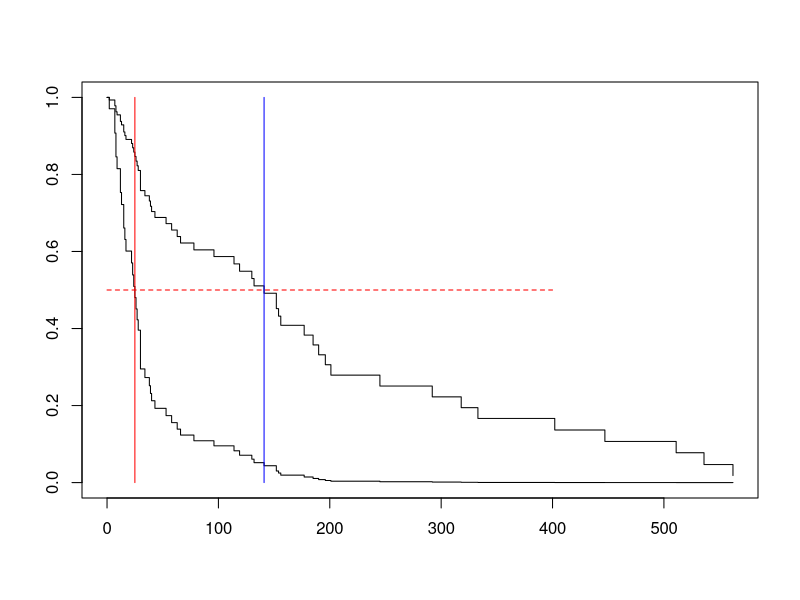
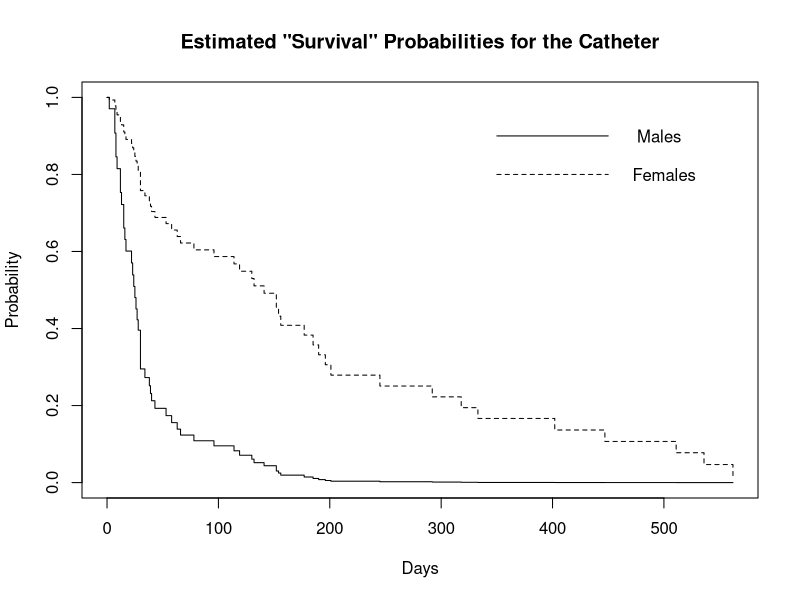
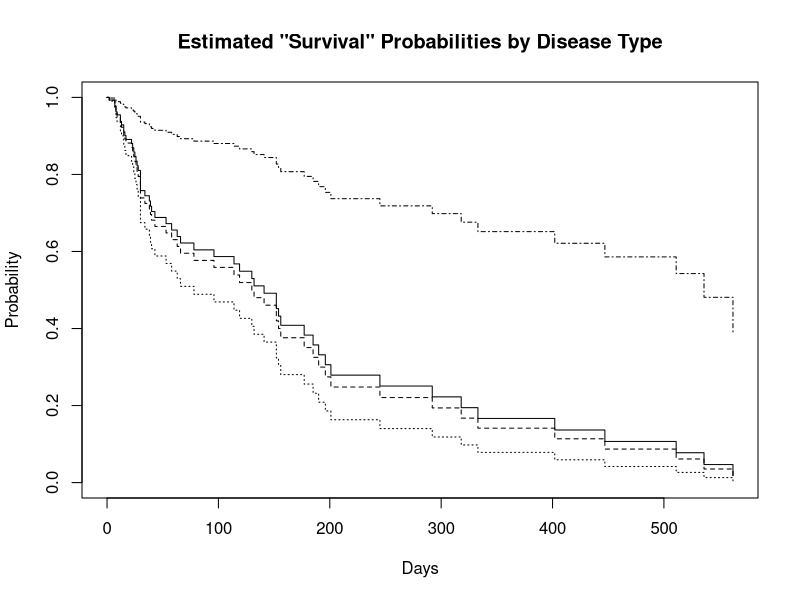
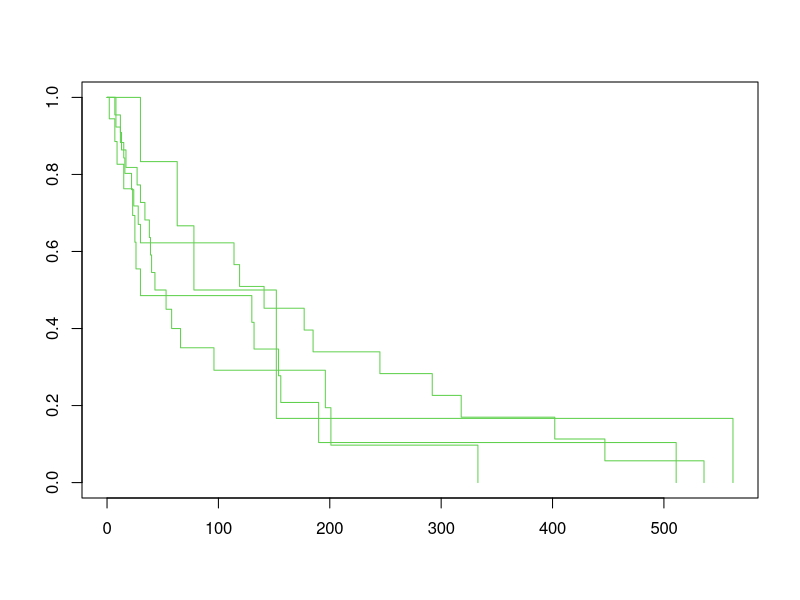
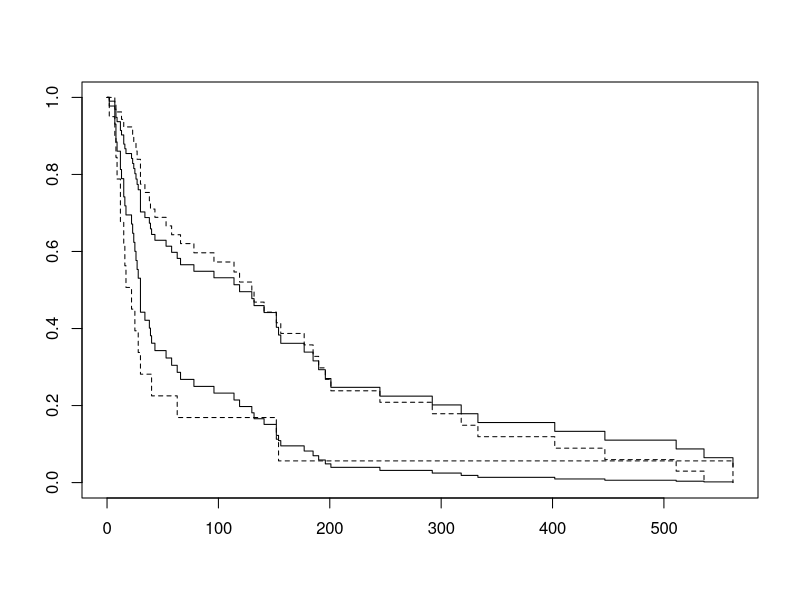
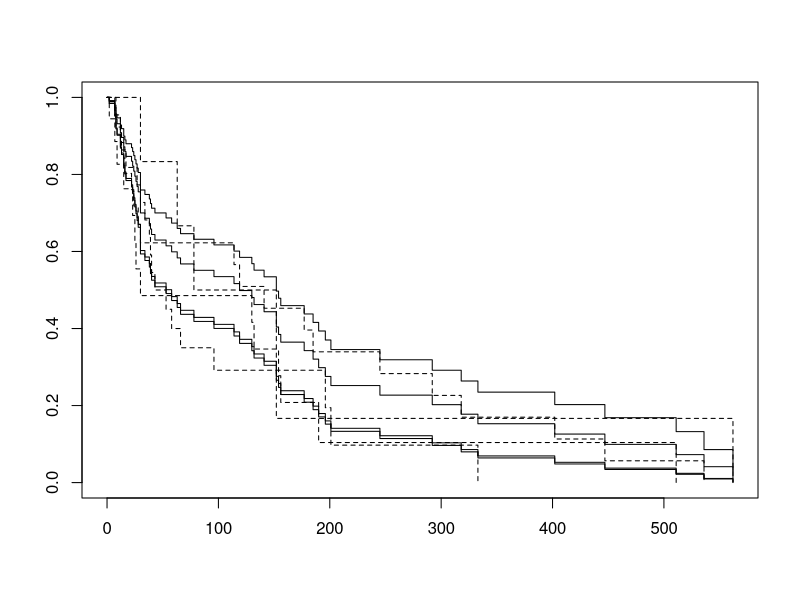
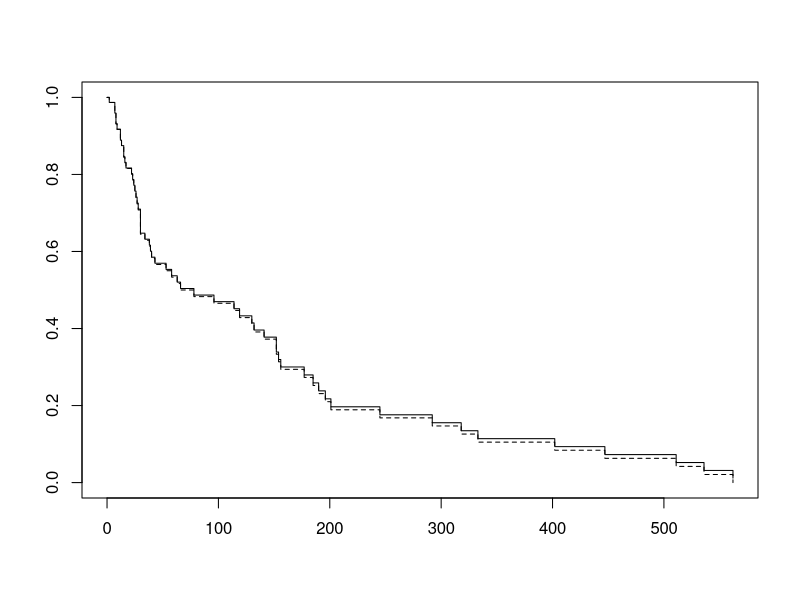

R code for these plots, in order:
rm(list=ls());  # options(scipen=999)
# install.packages("survival",dependencies=TRUE) # Only need to do this once
library(survival) # Do this every time

help(kidney) ### A description of the data set

# help(kidney)
head(kidney)
summary(kidney)

dim(kidney)

table(kidney$disease)

contrasts(kidney$disease)


# Make a new data frame with
     # 1=F, 0=M
     # age and frailty centered

Kidney = within(kidney,{
 sex = sex-1 # Indicator for female
 # Centering age and frailty
 age = age-mean(age)
 })

kmod1 = coxph( Surv(time,status) ~ age + sex + disease, data=Kidney)
summary(kmod1)

# Are se(coef) labelled correctly?
se = sqrt(diag(vcov(kmod1))); se # Yes

# CI for the hazard ratio exp(beta1)
betahat = coef(kmod1); betahat

CIbeta1 = c(betahat[1]-1.96*se[1], betahat[1]+1.96*se[1]); CIbeta1

exp(CIbeta1)
# So summary is giving us confidence intervals for the hazard ratios,
# not the coefficients.


summary(kmod1)

# Class?
# (1) Estimated hazard of infection is ____ times as great for female as male
# (2) Estimated hazard of infection is ____ times as great for disease type AN as it is for Other.
# (3) Estimated hazard of infection is ____ times as great for disease type AN as it is for disease type PKD.
betahat = coef(kmod1); betahat


# Test disease type with  a partial likelihood ratio test
k2 = coxph( Surv(time,status) ~ age + sex, data=Kidney)
anova(k2,kmod1)
# Result?

# Comparing survival functions for males and females
male = data.frame(age=0, sex=0, disease="Other") # An average guy
female = data.frame(age=0, sex=1, disease="Other") # An average gal
sexcomp = rbind(male,female); sexcomp

rownames(sexcomp) = c("M","F"); sexcomp

s1 = survfit(kmod1,newdata=sexcomp)
s1


ls(s1)

summary(s1)

head(s1$cumhaz) # H(t)


S = s1$surv[1:10,1] # Col 1 is males S(t)
H = s1$cumhaz[1:10,1] # Col 1 is males H(t)
Q = exp(-H) # Question: Is this the survival function?
cbind(H,S,Q)


#Check that Shat(t) for females is S0hat(t)^exp(beta1hat)
cbind(s1$surv[1:10,1],s1$surv[1:10,2],s1$surv[1:10,1]^exp(-1.483137252 ))


plot(s1)


# Try to locate the medians
xx = c(0,400); yy = c(.5,0.5)
lines(xx,yy,col="red",lty=2)
# Median for M = 25, F = 141 ?

xm = c(25,25); ym = c(0,1); lines(xm,ym,col="red")
xf = c(141,141); yf = c(0,1); lines(xf,yf,col="blue")

# How about a nicer plot?
plot(s1,lty = c(1,2),xlab="Days", ylab="Probability")
title('Estimated "Survival" Probabilities for the Catheter')

xm = c(350,450); ym = c(0.9,0.9); lines(xm,ym,lty=1)
text(500,0.9,"Males  ")

xf = c(350,450); yf = c(0.8,0.8); lines(xf,yf,lty=2)
text(500,0.8,"Females")



# Compare disease types, just for women
table(Kidney$disease)

Other = data.frame(age=0, sex=1, disease="Other", frail=0)
GN = data.frame(age=0, sex=1, disease="GN", frail=0)
AN = data.frame(age=0, sex=1, disease="AN", frail=0)
PKD = data.frame(age=0, sex=1, disease="PKD", frail=0)
discomp = rbind(Other, GN, AN, PKD)
rownames(discomp) = c("Other", "GN", "AN", "PKD")
discomp
s2 = survfit(kmod1,newdata=discomp); s2

summary(kmod1)

# Catheters for patients with PKD stay in longest.
# How about some pairwise comparisons?

s2

plot(s2,lty = 1:4,xlab="Days", ylab="Probability")
title('Estimated "Survival" Probabilities by Disease Type')
### Which disease type has the obvious favourable prognosis?

### But there are only 8 people in the PKD group
table(Kidney$disease)
### Why are there so many steps in S(t) for the PKD group?

### Compare with the KM estimates for S(t) across disease type:
plot(survfit(Surv(time,status) ~ disease ,data=Kidney),lty=1,col=3)





### Compare the estimated survival curves using coxph and 
### the Breslow estimate of H0(t)
### VS the survival curves estimate from the KM approach
### Both approaches stratify by sex only
kmod2 = coxph( Surv(time,status) ~ sex, data=Kidney)
plot(survfit(kmod2,newdata=sexcomp))
# KM Curves for the two sex categories.
lines(survfit(Surv(time,status) ~ sex ,data=Kidney),lty=2)



### extra

### Compare the estimated survival curves using coxph and 
### the Breslow estimate of H0(t)
### VS the survival curves estimate from the KM approach
### Both approaches stratify by diease only
kmod2 = coxph( Surv(time,status) ~ disease, data=Kidney)
plot(survfit(kmod2,newdata=discomp))
# KM Curves for the two sex categories.
lines(survfit(Surv(time,status) ~ disease ,data=Kidney),lty=2)
### ignoring sex, there is no association with disease type.




kmod3 = coxph( Surv(time,status) ~ 1, data=Kidney)
plot(survfit(kmod3),conf.int = FALSE)
# KM Curves for the two sex categories.
lines(survfit(Surv(time,status) ~ 1 ,data=Kidney),lty=2,conf.int = F)

